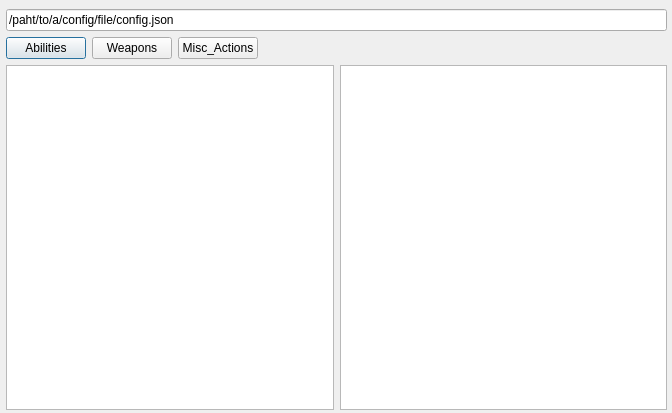
<?xml version="1.0" encoding="UTF-8"?>
<ui version="4.0">
 <class>Dialog</class>
 <widget class="QDialog" name="Dialog">
  <property name="geometry">
   <rect>
    <x>0</x>
    <y>0</y>
    <width>672</width>
    <height>413</height>
   </rect>
  </property>
  <property name="windowTitle">
   <string>Dialog</string>
  </property>
  <widget class="QWidget" name="verticalLayoutWidget">
   <property name="geometry">
    <rect>
     <x>6</x>
     <y>9</y>
     <width>661</width>
     <height>401</height>
    </rect>
   </property>
   <layout class="QVBoxLayout" name="verticalLayout">
    <item>
     <widget class="QLineEdit" name="lineEdit">
      <property name="text">
       <string>/paht/to/a/config/file/config.json</string>
      </property>
     </widget>
    </item>
    <item>
     <layout class="QHBoxLayout" name="horizontalLayout_2">
      <item>
       <widget class="QPushButton" name="pushButton_abilities">
        <property name="text">
         <string>Abilities</string>
        </property>
       </widget>
      </item>
      <item>
       <widget class="QPushButton" name="pushButton_weapons">
        <property name="text">
         <string>Weapons</string>
        </property>
       </widget>
      </item>
      <item>
       <widget class="QPushButton" name="pushButton_misc_actions">
        <property name="text">
         <string>Misc_Actions</string>
        </property>
       </widget>
      </item>
      <item>
       <spacer name="horizontalSpacer_2">
        <property name="orientation">
         <enum>Qt::Horizontal</enum>
        </property>
        <property name="sizeHint" stdset="0">
         <size>
          <width>40</width>
          <height>20</height>
         </size>
        </property>
       </spacer>
      </item>
     </layout>
    </item>
    <item>
     <layout class="QHBoxLayout" name="horizontalLayout">
      <item>
       <widget class="QListView" name="listView_items"/>
      </item>
      <item>
       <widget class="QListView" name="listView_properties"/>
      </item>
     </layout>
    </item>
   </layout>
  </widget>
 </widget>
 <resources/>
 <connections/>
</ui>
